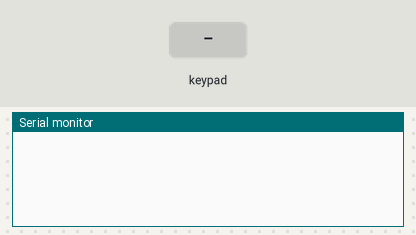
Simulated run of this sketch. Board: Arduino Uno, built with avr-gcc and run on an emulated ATmega328P. Parts: the last lines printed to the serial monitor. Wiring (inferred from the names in the program): 4×4 keypad with keys 1 2 3 A 4 5 6 B 7 8 9 C * 0 # D: rows pin 13, pin 12, pin 11, pin 10; columns pin 9, pin 8, pin 7, pin 6. The inputs (shaded band) are chosen by the test bench.

Above: at 1.2 s.
1.3 s: key '1' pressed
At 1.9 s:
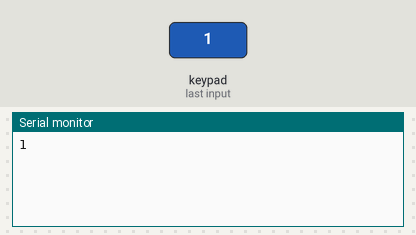
2.9 s: keypad keys 1 2 # pressed 0.4 s apart
At 4.9 s:
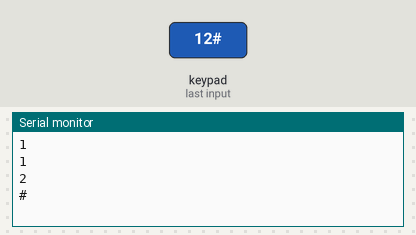
5.6 s: key 'A' pressed
At 6.4 s:
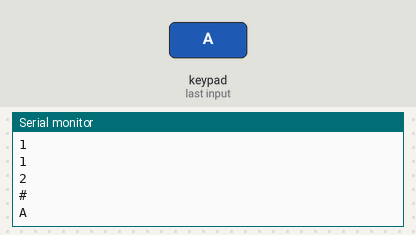
7.2 s: keypad keys 1 2 * pressed 0.4 s apart
At 9.4 s:
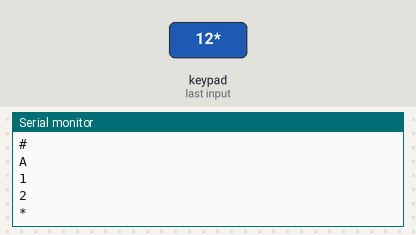
9.9 s: key 'B' pressed
At 10.8 s:
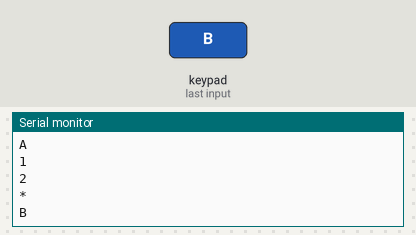
11.5 s: keypad keys 1 2 D pressed 0.4 s apart
At 13.9 s:
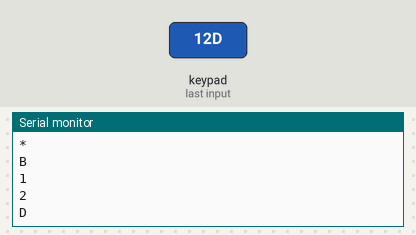

Measured:
- after the input at 1.3 s, the serial monitor: prints a new line after 0.15 s (image 1)
- after the input at 2.9 s, the serial monitor: prints a new line after 0.55 s (image 2)
- after the input at 5.6 s, the serial monitor: prints a new line after 0.15 s (image 3)
- after the input at 7.2 s, the serial monitor: prints a new line after 0.15 s (image 4)
- after the input at 9.9 s, the serial monitor: prints a new line after 0.15 s (image 5)
- after the input at 11.5 s, the serial monitor: prints a new line after 0.15 s (image 6)

The sketch:

Board_2.ino
```cpp
int rows[4] = {13, 12, 11, 10};
int cols[4] = {9, 8, 7, 6};
char matrix[4][4] = {
    {'1', '2', '3', 'A'},
    {'4', '5', '6', 'B'},
    {'7', '8', '9', 'C'},
    {'*', '0', '#', 'D'},
};

int temp;
char outChar, _outChar;
bool isPressed = false;

void ifButtonPressed(void (*callback)(char));

void setup()
{
  for (int _ : rows)
    pinMode(_, OUTPUT);
  for (int _ : cols)
    pinMode(_, INPUT_PULLUP);
  Serial.begin(9600);
}

void loop()
{
  ifButtonPressed([](char charPressed)
                  {
        // This will be sent to the serial monitor and Board_1
        Serial.println(charPressed); });
}

void ifButtonPressed(void (*callback)(char))
{
  _outChar = scanMatrix();
  if (_outChar != '\0')
  {
    isPressed = true;
    outChar = _outChar;
  }
  else if (_outChar == '\0' && isPressed)
  {
    isPressed = false;
    callback(outChar);
  }
}

char scanMatrix()
{
  for (int i = 0; i < 4; i++)
  {
    writeRows(i);
    temp = readCols();
    if (temp != -1)
    {
      // x = temp;
      // y = i;
      return matrix[i][temp];
    }
  }
  return '\0'; // buttons are not pressed
}

void writeRows(int index)
{
  for (int i = 0, counter = 0; i < 4; i++, counter++)
    digitalWrite(rows[i], counter == index ? LOW : HIGH);
}

int readCols()
{
  for (int i = 0; i < 4; i++)
    if (digitalRead(cols[i]) == 0)
      return i;
  return -1;
}
```
